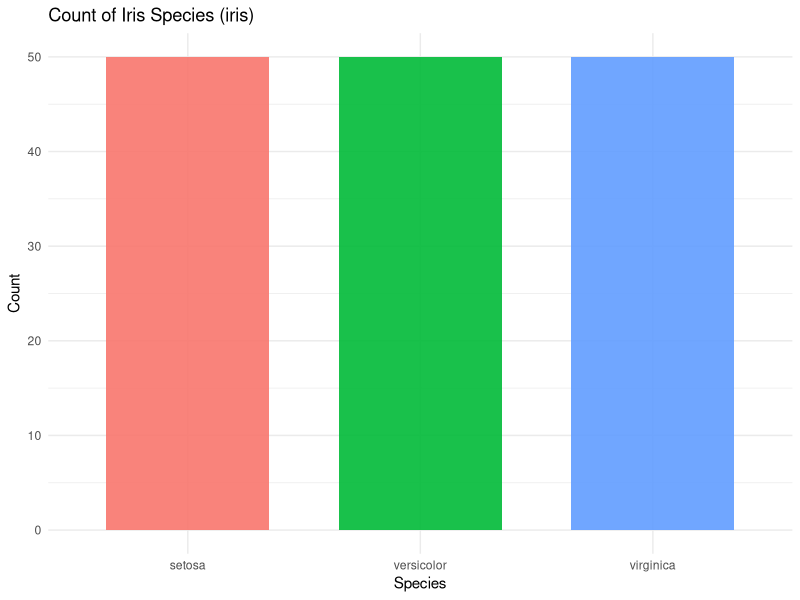

Write R code to recreate this figure.
# Visualization Demo 1: Bar chart of category counts
#
# Why this exists:
# - A count plot quickly checks class balance and whether the dataset looks
#   consistent before doing deeper analysis.


#   ITP321_AUTO_INSTALL=1
auto_install <- identical(Sys.getenv("ITP321_AUTO_INSTALL"), "1")

if (!requireNamespace("ggplot2", quietly = TRUE)) {
  if (isTRUE(auto_install)) {
    install.packages("ggplot2")
  } else {
    stop(
      "Missing dependency: ggplot2. Install it with install.packages('ggplot2')\n",
      "Or re-run with ITP321_AUTO_INSTALL=1 to auto-install.",
      call. = FALSE
    )
  }
}

# ---- Data ----
data(iris)

# ---- Plot ----
ggplot2::ggplot(iris, ggplot2::aes(x = Species, fill = Species)) +
  # `geom_bar()` counts rows per species automatically (good for quick checks).
  ggplot2::geom_bar(width = 0.7, alpha = 0.9) +
  ggplot2::labs(
    title = "Count of Iris Species (iris)",
    x = "Species",
    y = "Count"
  ) +
  # Legend is redundant because categories are already on the x-axis.
  ggplot2::guides(fill = "none") +
  ggplot2::theme_minimal()
